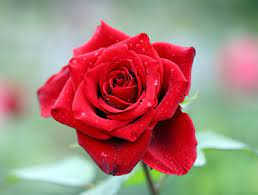
#> input picture 2_Linear_regression/img.jpg, 258 x 195 px
$ python IMAGE_SVD.py
#> lines starting #> are read from the running program, lines starting #| are printed output that depends on the picture
# module import
import numpy as np
from PIL import Image
import matplotlib.pyplot as plt
from matplotlib.animation import FuncAnimation

im = Image.open('img.jpg')
#> im is the input picture: PIL image 258x195 RGB; mean R, G, B 168, 127.4, 118.5

# # transform original image: gray scale
im = im.convert('I')
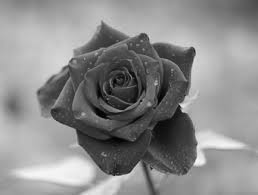
#> im: PIL image 258x195 I; min 0, max 247, mean 138.5
# ruby_arr = np.array(im) # shape: (3024, 4032)

fig, ax = plt.subplots()
ax.imshow(im, cmap='gray')

# svd
U, Sigma, VT = np.linalg.svd(im)
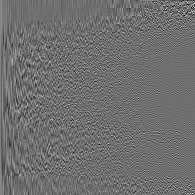
#> U: shape (195, 195) float64; min -0.414, max 0.536, mean 0.00038; drawn with min black and max white
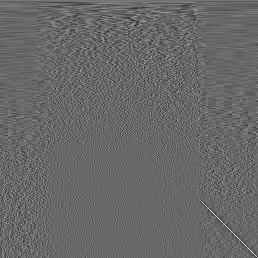
#> VT: shape (258, 258) float64; min -0.45, max 0.651, mean 0.000294; drawn with min black and max white
#> Sigma = 195 values, max 32178.9 at index 0, min 0.959 at index 194, mean 368.7


def update(i):
    im2 = U[:,:i].dot(np.diag(Sigma[:i])).dot(VT[:i,])
    # fig.canvas.draw_idle()
    ax.imshow(im2, cmap='gray')
    plt.title(i)

maxN = len(Sigma)
#> maxN = 195

array = [1,1,1]
while array[-1] < maxN: array.append(array[-3]+array[-2])
#> this loop made 18 passes
#> after the loop, array = [1, 1, 1, 2, 2, 3, 4, 5, 7, 9, 12, 16, 21, 28, 37, 49, 65, 86, 114, 151, 200]
ani = FuncAnimation(fig, update,array,interval=250,repeat=False) # Animation operator
plt.show()
